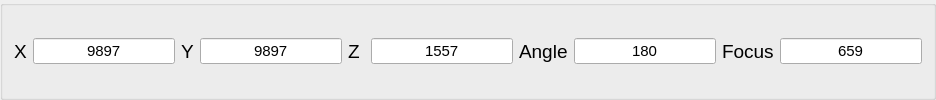
         <widget class="QGroupBox" name="groupBox_2">
          <property name="sizePolicy">
           <sizepolicy hsizetype="Preferred" vsizetype="Preferred">
            <horstretch>0</horstretch>
            <verstretch>0</verstretch>
           </sizepolicy>
          </property>
          <property name="minimumSize">
           <size>
            <width>0</width>
            <height>0</height>
           </size>
          </property>
          <property name="title">
           <string/>
          </property>
          <layout class="QHBoxLayout" name="horizontalLayout_3">
           <item>
            <widget class="QLabel" name="label_3">
             <property name="font">
              <font>
               <pointsize>14</pointsize>
              </font>
             </property>
             <property name="frameShape">
              <enum>QFrame::NoFrame</enum>
             </property>
             <property name="frameShadow">
              <enum>QFrame::Plain</enum>
             </property>
             <property name="lineWidth">
              <number>0</number>
             </property>
             <property name="text">
              <string>X</string>
             </property>
            </widget>
           </item>
           <item>
            <widget class="QLineEdit" name="X_Position_Indicator">
             <property name="font">
              <font>
               <pointsize>11</pointsize>
              </font>
             </property>
             <property name="accessibleName">
              <string>X</string>
             </property>
             <property name="text">
              <string>9897</string>
             </property>
             <property name="alignment">
              <set>Qt::AlignCenter</set>
             </property>
             <property name="readOnly">
              <bool>true</bool>
             </property>
            </widget>
           </item>
           <item>
            <widget class="QLabel" name="label_11">
             <property name="font">
              <font>
               <pointsize>14</pointsize>
              </font>
             </property>
             <property name="text">
              <string>Y</string>
             </property>
            </widget>
           </item>
           <item>
            <widget class="QLineEdit" name="Y_Position_Indicator">
             <property name="font">
              <font>
               <pointsize>11</pointsize>
              </font>
             </property>
             <property name="accessibleName">
              <string>X</string>
             </property>
             <property name="text">
              <string>9897</string>
             </property>
             <property name="alignment">
              <set>Qt::AlignCenter</set>
             </property>
             <property name="readOnly">
              <bool>true</bool>
             </property>
            </widget>
           </item>
           <item>
            <widget class="QLabel" name="label_12">
             <property name="font">
              <font>
               <pointsize>14</pointsize>
              </font>
             </property>
             <property name="text">
              <string>Z </string>
             </property>
            </widget>
           </item>
           <item>
            <widget class="QLineEdit" name="Z_Position_Indicator">
             <property name="font">
              <font>
               <pointsize>11</pointsize>
              </font>
             </property>
             <property name="accessibleName">
              <string>X</string>
             </property>
             <property name="text">
              <string>1557</string>
             </property>
             <property name="alignment">
              <set>Qt::AlignCenter</set>
             </property>
             <property name="readOnly">
              <bool>true</bool>
             </property>
            </widget>
           </item>
           <item>
            <widget class="QLabel" name="label_5">
             <property name="font">
              <font>
               <pointsize>14</pointsize>
              </font>
             </property>
             <property name="text">
              <string>Angle</string>
             </property>
            </widget>
           </item>
           <item>
            <widget class="QLineEdit" name="Rotation_Position_Indicator">
             <property name="enabled">
              <bool>true</bool>
             </property>
             <property name="font">
              <font>
               <pointsize>11</pointsize>
              </font>
             </property>
             <property name="accessibleName">
              <string>X</string>
             </property>
             <property name="text">
              <string>180</string>
             </property>
             <property name="alignment">
              <set>Qt::AlignCenter</set>
             </property>
             <property name="readOnly">
              <bool>true</bool>
             </property>
            </widget>
           </item>
           <item>
            <widget class="QLabel" name="label_4">
             <property name="font">
              <font>
               <pointsize>14</pointsize>
              </font>
             </property>
             <property name="text">
              <string>Focus</string>
             </property>
            </widget>
           </item>
           <item>
            <widget class="QLineEdit" name="Focus_Position_Indicator">
             <property name="font">
              <font>
               <pointsize>11</pointsize>
              </font>
             </property>
             <property name="accessibleName">
              <string>X</string>
             </property>
             <property name="text">
              <string>659</string>
             </property>
             <property name="alignment">
              <set>Qt::AlignCenter</set>
             </property>
             <property name="readOnly">
              <bool>true</bool>
             </property>
            </widget>
           </item>
          </layout>
         </widget>
